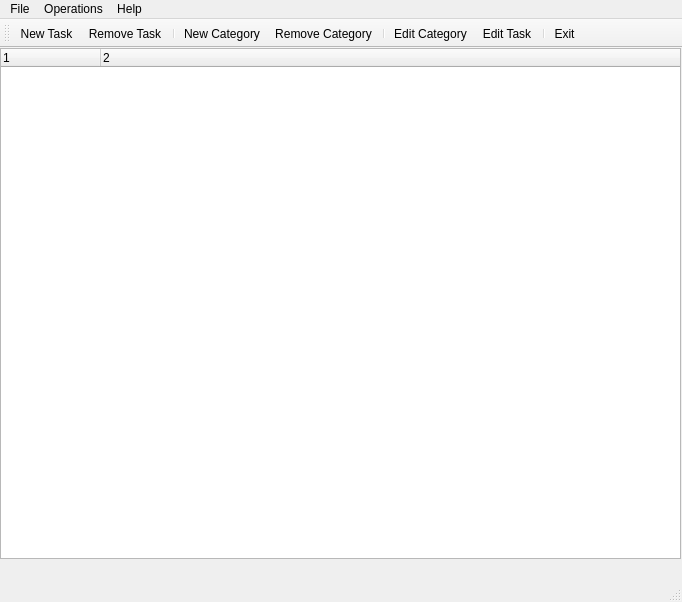
<ui version="4.0" >
 <class>MainWindow</class>
 <widget class="QMainWindow" name="MainWindow" >
  <property name="geometry" >
   <rect>
    <x>0</x>
    <y>0</y>
    <width>682</width>
    <height>602</height>
   </rect>
  </property>
  <property name="windowTitle" >
   <string>TaskIt</string>
  </property>
  <widget class="QWidget" name="centralwidget" >
   <widget class="QTreeWidget" name="treeWidget" >
    <property name="geometry" >
     <rect>
      <x>0</x>
      <y>0</y>
      <width>681</width>
      <height>511</height>
     </rect>
    </property>
    <property name="alternatingRowColors" >
     <bool>true</bool>
    </property>
    <property name="columnCount" >
     <number>2</number>
    </property>
    <column>
     <property name="text" >
      <string>1</string>
     </property>
    </column>
    <column>
     <property name="text" >
      <string>2</string>
     </property>
    </column>
   </widget>
  </widget>
  <widget class="QStatusBar" name="statusbar" />
  <widget class="QMenuBar" name="menuBar" >
   <property name="geometry" >
    <rect>
     <x>0</x>
     <y>0</y>
     <width>682</width>
     <height>25</height>
    </rect>
   </property>
   <widget class="QMenu" name="menuFile" >
    <property name="title" >
     <string>File</string>
    </property>
    <addaction name="actionSave" />
    <addaction name="actionLoad" />
    <addaction name="separator" />
    <addaction name="actionExit" />
   </widget>
   <widget class="QMenu" name="menuHelp" >
    <property name="title" >
     <string>Help</string>
    </property>
    <addaction name="actionAbout" />
   </widget>
   <widget class="QMenu" name="menuOperations" >
    <property name="title" >
     <string>Operations</string>
    </property>
    <addaction name="actionAddCategory" />
    <addaction name="actionEditCategory" />
    <addaction name="actionRemoveCategory" />
    <addaction name="separator" />
    <addaction name="actionAddTask" />
    <addaction name="actionEditTask" />
    <addaction name="actionRemoveTask" />
    <addaction name="separator" />
    <addaction name="actionClear" />
   </widget>
   <addaction name="menuFile" />
   <addaction name="menuOperations" />
   <addaction name="menuHelp" />
  </widget>
  <widget class="QToolBar" name="toolBar" >
   <property name="orientation" >
    <enum>Qt::Horizontal</enum>
   </property>
   <attribute name="toolBarArea" >
    <number>4</number>
   </attribute>
   <addaction name="actionAddTask" />
   <addaction name="actionRemoveTask" />
   <addaction name="separator" />
   <addaction name="actionAddCategory" />
   <addaction name="actionRemoveCategory" />
   <addaction name="separator" />
   <addaction name="actionEditCategory" />
   <addaction name="actionEditTask" />
   <addaction name="separator" />
   <addaction name="actionExit" />
  </widget>
  <action name="actionAddTask" >
   <property name="icon" >
    <iconset>../IconResources/script_add.png</iconset>
   </property>
   <property name="text" >
    <string>New Task</string>
   </property>
  </action>
  <action name="actionRemoveTask" >
   <property name="icon" >
    <iconset>../IconResources/script_delete.png</iconset>
   </property>
   <property name="text" >
    <string>Remove Task</string>
   </property>
  </action>
  <action name="actionExit" >
   <property name="icon" >
    <iconset>../IconResources/door_in.png</iconset>
   </property>
   <property name="text" >
    <string>Exit</string>
   </property>
  </action>
  <action name="actionAddCategory" >
   <property name="icon" >
    <iconset>../IconResources/book_add.png</iconset>
   </property>
   <property name="text" >
    <string>New Category</string>
   </property>
  </action>
  <action name="actionRemoveCategory" >
   <property name="icon" >
    <iconset>../IconResources/book_delete.png</iconset>
   </property>
   <property name="text" >
    <string>Remove Category</string>
   </property>
  </action>
  <action name="actionAbout" >
   <property name="icon" >
    <iconset>../IconResources/anchor.png</iconset>
   </property>
   <property name="text" >
    <string>About</string>
   </property>
  </action>
  <action name="actionSave" >
   <property name="icon" >
    <iconset>../IconResources/disk.png</iconset>
   </property>
   <property name="text" >
    <string>Save</string>
   </property>
  </action>
  <action name="actionLoad" >
   <property name="icon" >
    <iconset>../IconResources/folder_go.png</iconset>
   </property>
   <property name="text" >
    <string>Load</string>
   </property>
  </action>
  <action name="actionClear" >
   <property name="icon" >
    <iconset>../IconResources/bin_empty.png</iconset>
   </property>
   <property name="text" >
    <string>Clear</string>
   </property>
  </action>
  <action name="actionEditTask" >
   <property name="icon" >
    <iconset>../IconResources/script_edit.png</iconset>
   </property>
   <property name="text" >
    <string>Edit Task</string>
   </property>
  </action>
  <action name="actionEditCategory" >
   <property name="icon" >
    <iconset>../IconResources/book_edit.png</iconset>
   </property>
   <property name="text" >
    <string>Edit Category</string>
   </property>
  </action>
 </widget>
 <resources/>
 <connections>
  <connection>
   <sender>actionExit</sender>
   <signal>triggered()</signal>
   <receiver>MainWindow</receiver>
   <slot>close()</slot>
   <hints>
    <hint type="sourcelabel" >
     <x>-1</x>
     <y>-1</y>
    </hint>
    <hint type="destinationlabel" >
     <x>399</x>
     <y>299</y>
    </hint>
   </hints>
  </connection>
 </connections>
</ui>
